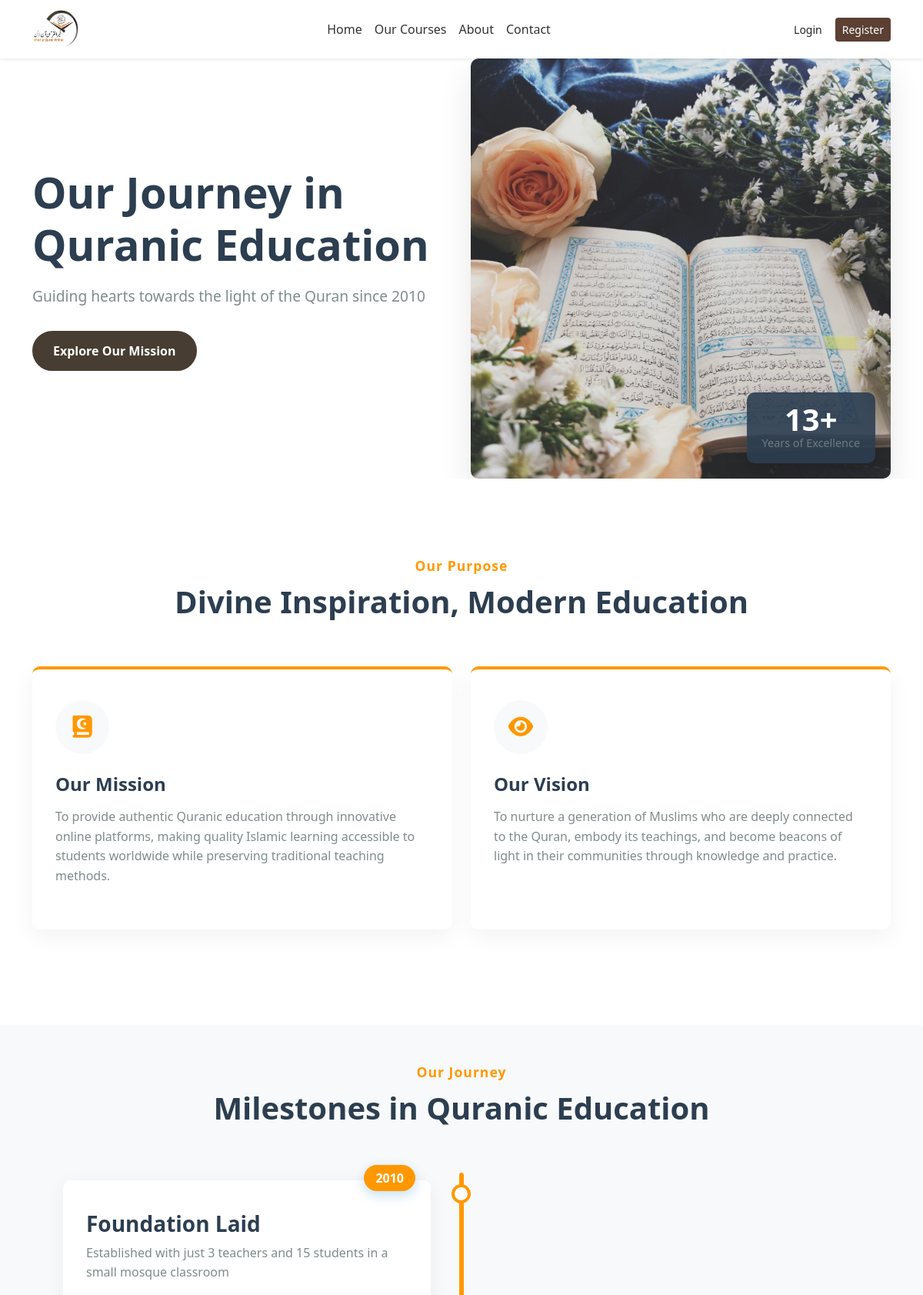
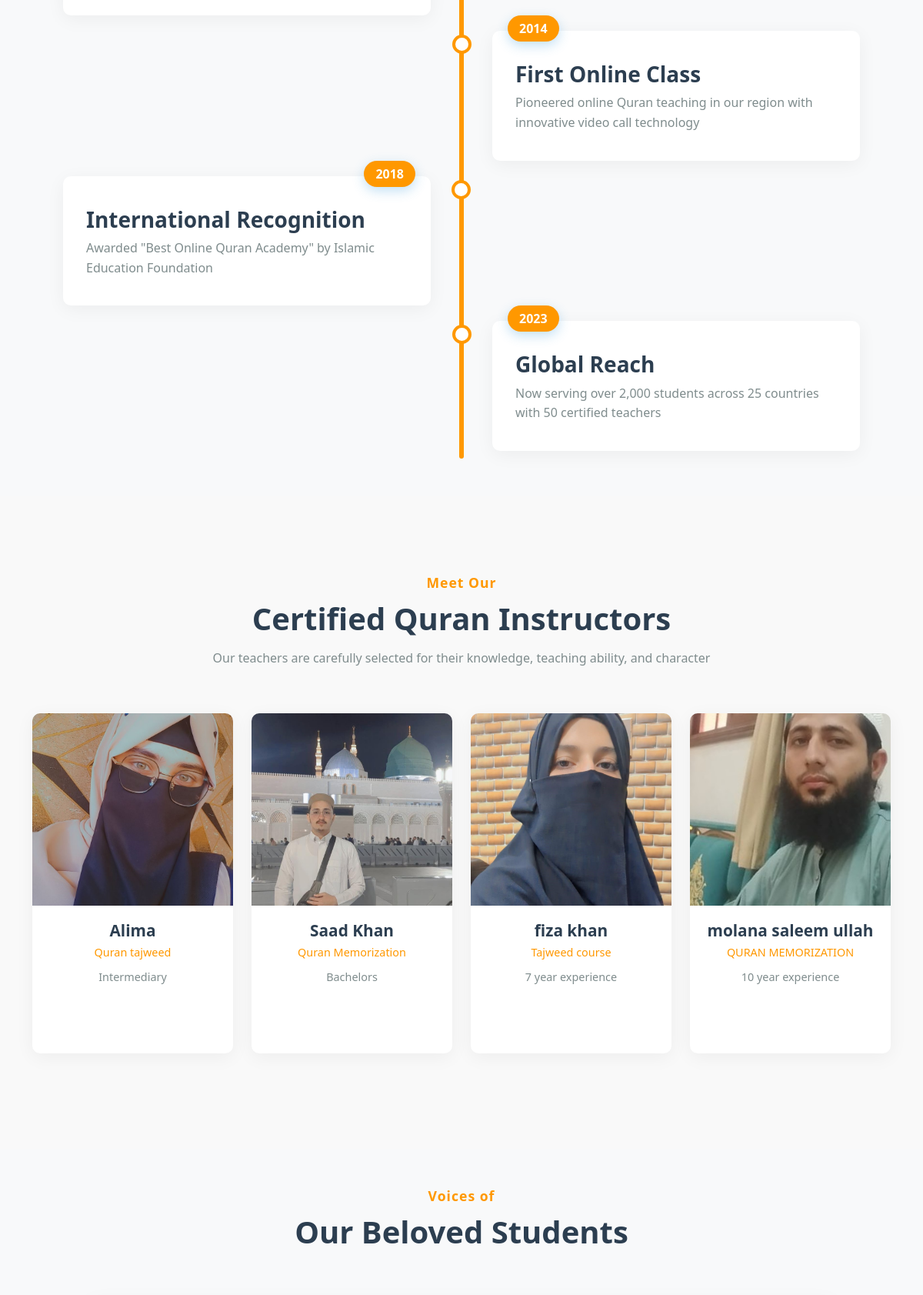
Page /about.php (upper part) on the committed database (2 pictures, top to bottom).
### tables this page shows
CREATE TABLE `teachers` (
  `teacher_id` int(11) NOT NULL,
  `user_id` int(11) NOT NULL,
  `full_name` varchar(100) NOT NULL,
  `specialization` varchar(100) DEFAULT NULL,
  `bio` text DEFAULT NULL,
  `qualifications` text DEFAULT NULL,
  `contact_number` varchar(20) DEFAULT NULL,
  `profile_image` varchar(255) DEFAULT NULL
);

### about.php (the view, shortened to what this page needs)
<?php include './includes/header.php'; ?>
<?php include './includes/config.php'; ?>
<section class="about-hero">
  <div class="container">
    <div class="row align-items-center">
      <div class="col-lg-6" data-aos="fade-right">
        <h1>Our Journey in Quranic Education</h1>
        <p>Guiding hearts towards the light of the Quran since 2010</p>
        <a href="#mission" class="btn explore">Explore Our Mission</a>
      </div>
      <div class="col-lg-6" data-aos="fade-left">
        <div class="hero-image">
          <img src="assets/images/q1.jpg" alt="Quran Study" class="img-fluid">
          <div class="experience-badge">
            <span>13+</span>
            <p>Years of Excellence</p>
          </div>
        </div>
      </div>
    </div>
  </div>
</section>
<section class="mission-section" id="mission" data-aos="fade-up">
  <div class="container">
    <div class="section-header">
      <span>Our Purpose</span>
      <h2>Divine Inspiration, Modern Education</h2>
    </div>
    <div class="row">
      <div class="col-md-6 mb-4">
        <div class="mission-card">
          <div class="icon-box">
            <i class="fas fa-book-quran"></i>
          </div>
          <h3>Our Mission</h3>
          <p>To provide authentic Quranic education through innovative online platforms, making quality Islamic learning accessible to students worldwide while preserving traditional teaching methods.</p>
        </div>
      </div>
      <div class="col-md-6 mb-4">
        <div class="mission-card">
          <div class="icon-box">
            <i class="fas fa-eye"></i>
          </div>
          <h3>Our Vision</h3>
          <p>To nurture a generation of Muslims who are deeply connected to the Quran, embody its teachings, and become beacons of light in their communities through knowledge and practice.</p>
        </div>
      </div>
    </div>
  </div>
</section>
<section class="timeline-section bg-light py-5">
  <div class="container">
    <div class="section-header">
      <span>Our Journey</span>
      <h2>Milestones in Quranic Education</h2>
    </div>
    <div class="timeline">
      <div class="timeline-item" data-aos="fade-right">
        <div class="timeline-content">
          <div class="timeline-year">2010</div>
          <h3>Foundation Laid</h3>
          <p>Established with just 3 teachers and 15 students in a small mosque classroom</p>
        </div>
      </div>
      <div class="timeline-item" data-aos="fade-left">
        <div class="timeline-content">
          <div class="timeline-year">2014</div>
          <h3>First Online Class</h3>
          <p>Pioneered online Quran teaching in our region with innovative video call technology</p>
        </div>
      </div>
      <div class="timeline-item" data-aos="fade-right">
        <div class="timeline-content">
          <div class="timeline-year">2018</div>
          <h3>International Recognition</h3>
          <p>Awarded "Best Online Quran Academy" by Islamic Education Foundation</p>
        </div>
      </div>
      <div class="timeline-item" data-aos="fade-left">
        <div class="timeline-content">
          <div class="timeline-year">2023</div>
          <h3>Global Reach</h3>
          <p>Now serving over 2,000 students across 25 countries with 50 certified teachers</p>
        </div>
      </div>
    </div>
  </div>
</section>
<section class="teachers-section">
  <div class="container">
    <div class="section-header">
      <span>Meet Our</span>
      <h2>Certified Quran Instructors</h2>
      <p>Our teachers are carefully selected for their knowledge, teaching ability, and character</p>
    </div>
    <div class="row">
      <?php
      $Sel = "SELECT * FROM `teachers` LIMIT 8";
      $stmt = $db->query($Sel);
      $teachers = $stmt->fetchAll();
      ?>
      <?php foreach ($teachers as $teacher): ?>
        <div class="col-lg-3 col-md-6 mb-4" data-aos="zoom-in">
          <div class="teacher-card">
            <div class="teacher-img">
              <img src="uploads/teachers/<?= $teacher['profile_image']; ?>" alt="<?= htmlspecialchars($teacher['full_name']) ?>" class="img-fluid">
            </div>
            <div class="teacher-info">
              <h3 title="<?= htmlspecialchars($teacher['full_name']) ?>"><?= htmlspecialchars($teacher['full_name']) ?></h3>
              <span><?= htmlspecialchars($teacher['specialization']) ?></span>
              <p><?= htmlspecialchars($teacher['qualifications']) ?></p>
            </div>
          </div>
        </div>
      <?php endforeach; ?>
    </div>
  </div>
</section>
<section class="testimonials-section bg-light py-5">
  <div class="container">
    <div class="section-header">
      <span>Voices of</span>
      <h2>Our Beloved Students</h2>
    </div>
  </div>
</section>

### assets/style.css (style rules this page uses)
:root { --primary-color: #473d32; --secondary-color: #473d32; --accent-color: #ff9800; --text-color: #333; --light-text: #666; --light-bg: #f9f9f9; --white: #fff; --border-radius: 8px; --box-shadow: 0 5px 15px rgba(0, 0, 0, 0.1); --transition: all 0.3s ease; }
* { box-sizing: border-box; margin: 0; padding: 0; }
.s1 h1, p { color: #fff; }
.for1 h1, p { color: #fff; }
.f1 h1, p { color: white; }
.t1 h1, p { color: white; }
.mb-4 { margin-bottom: 20px; }

### rows in the picture
teachers: profile_image (picture), full_name "Alima", specialization "Quran tajweed", qualifications "Intermediary"
teachers: profile_image (picture), full_name "Saad Khan", specialization "Quran Memorization", qualifications "Bachelors"
teachers: profile_image (picture), full_name "fiza khan", specialization "Tajweed course", qualifications "7 year experience"
teachers: profile_image (picture), full_name "molana saleem ullah", specialization "QURAN MEMORIZATION", qualifications "10 year experience"
